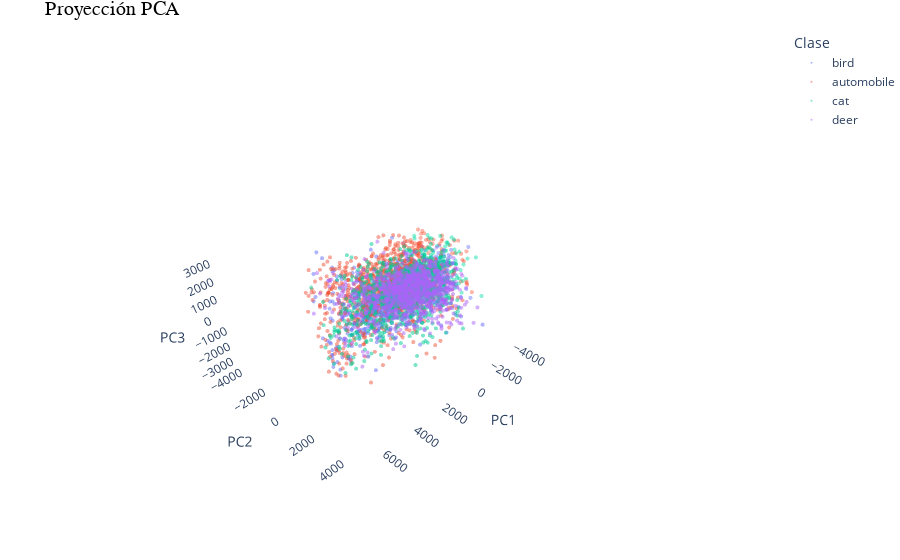

This figure's notebook cell:
### Code cell
fig = go.Figure()

for i, clase in enumerate(clases):
    mask = df_pca_3['Clase'] == clase
    fig.add_trace(go.Scatter3d(
        x=df_pca_3.loc[mask, 'x_1'],
        y=df_pca_3.loc[mask, 'x_2'],
        z=df_pca_3.loc[mask, 'x_3'],
        mode='markers',
        marker=dict(size=1.4, opacity=0.5),
        name=clase
    ))

fig.update_layout(
    title='Proyección PCA',
    scene=dict(
        xaxis_title='PC1',
        yaxis_title='PC2',
        zaxis_title='PC3',
        xaxis=dict(backgroundcolor='rgba(22,22,22,0)'),
        yaxis=dict(backgroundcolor='rgba(0,0,0,0)'),
        zaxis=dict(backgroundcolor='rgba(0,0,0,0)')
    ),
    legend_title='Clase',
    margin=dict(l=0, r=0, b=0, t=30)
)

fig.update_layout(scene_camera=dict(eye=dict(x=2, y=2, z=2)))
fig.update_layout(title_font=dict(size=20, color='black', family='Arial'))

# save as html
fig.write_html(resultados_path / 'PCA-R3.html', include_plotlyjs='cdn')

fig.show()

### Figure 1 — Plotly figure (JSON) as saved in the notebook; plotly's stock layout.template omitted (floating-point values rounded to 4 significant figures; data arrays with more than 128 entries replaced by an {"elided": "..."} marker saying what was removed)
{"data": [{"marker": {"opacity": 0.5, "size": 1.4}, "mode": "markers", "name": "bird", "type": "scatter3d", "x": {"elided": "1032 float values"}, "y": {"elided": "1032 float values"}, "z": {"elided": "1032 float values"}}, {"marker": {"opacity": 0.5, "size": 1.4}, "mode": "markers", "name": "automobile", "type": "scatter3d", "x": {"elided": "974 float values"}, "y": {"elided": "974 float values"}, "z": {"elided": "974 float values"}}, {"marker": {"opacity": 0.5, "size": 1.4}, "mode": "markers", "name": "cat", "type": "scatter3d", "x": {"elided": "1016 float values"}, "y": {"elided": "1016 float values"}, "z": {"elided": "1016 float values"}}, {"marker": {"opacity": 0.5, "size": 1.4}, "mode": "markers", "name": "deer", "type": "scatter3d", "x": {"elided": "999 float values"}, "y": {"elided": "999 float values"}, "z": {"elided": "999 float values"}}], "layout": {"legend": {"title": {"text": "Clase"}}, "margin": {"b": 0, "l": 0, "r": 0, "t": 30}, "scene": {"camera": {"eye": {"x": 2, "y": 2, "z": 2}}, "xaxis": {"backgroundcolor": "rgba(22,22,22,0)", "title": {"text": "PC1"}}, "yaxis": {"backgroundcolor": "rgba(0,0,0,0)", "title": {"text": "PC2"}}, "zaxis": {"backgroundcolor": "rgba(0,0,0,0)", "title": {"text": "PC3"}}}, "title": {"font": {"color": "black", "family": "Arial", "size": 20}, "text": "Proyección PCA"}}}
